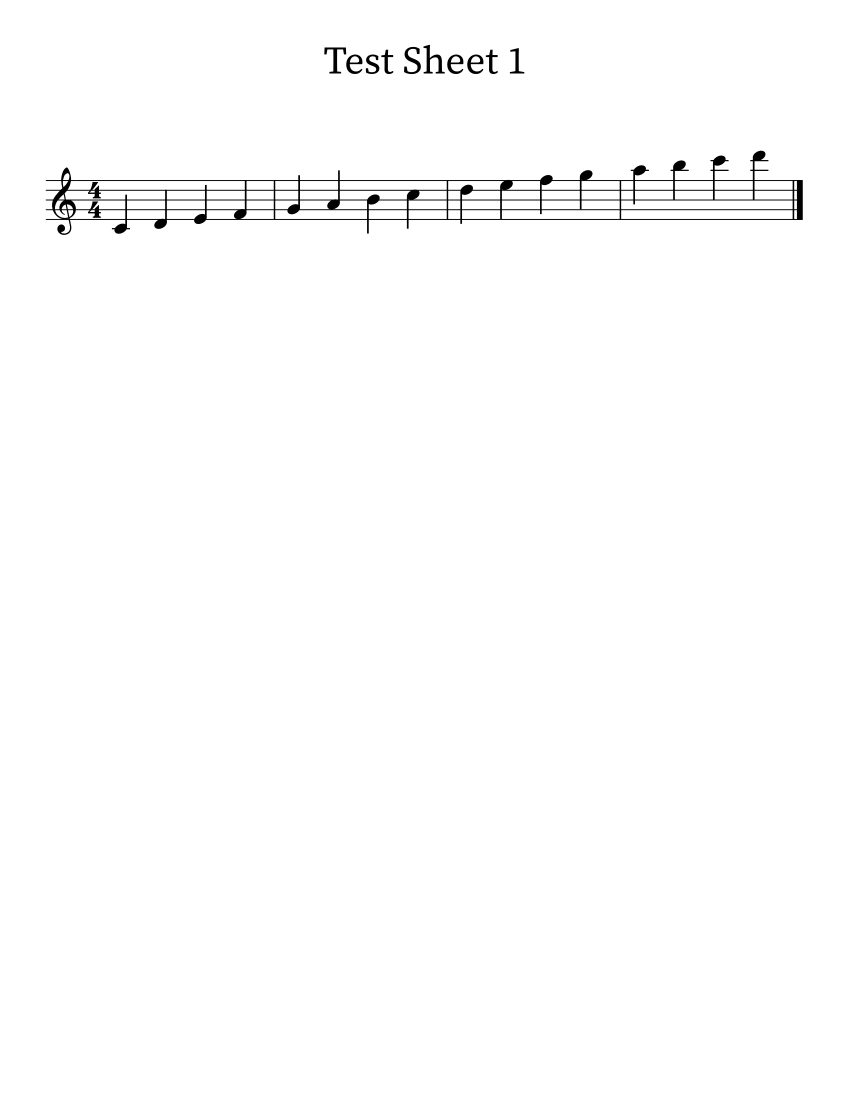
#> input picture images/Test Sheet 1.png, 1700 x 2200 px (shown at 1/2 size)
$ python -i note_recognition.py   (imports and definitions only)
#> lines starting #> are read from the running program, lines starting #| are printed output that depends on the picture
### src/accidental_and_rest_recognition.py


import cv2
import numpy as np

TEMPLATES = ["Sharp.png", "Flat.png", "Natural.png", "Quarter_Rest.png", "Eighth_Rest.png", "Sixteenth_Rest.png", "Full_0.png", "Full_1.png", "Full_2.png", "Treble_Clef.png", "Compass_Number.png"]
TEMPLATE_THRESHOLD = 0.75
ACCIDENTAL_MAPPING = {1: "#", 2: "b", 3:"-"}

FIGURES_POSITIONS = list()
for _ in range(9):
    FIGURES_POSITIONS.append(list())
#> further down, picture is the input picture: shape (2200, 1700); min 0, max 255, mean 252.7


# [87 lines left out: functions template_matching, element_recognition, detect_accidentals, not called in this run]

### src/image_preprocessing.py
import numpy as np
from queue import Queue
import cv2


# [38 lines left out: functions staff_line_filtering, morphological_processing, not called in this run]


def connected_component_labeling(binary_image):
    '''
    Aplica el algoritmo de relleno de semillas para etiquetar componentes conectados en una imagen binaria.

    Parámetros:
        binary_image (array): Una matriz que representa la imagen binaria.

    Salidas:
        num_labels (int): El número total de etiquetas utilizadas.
        labeled_image (array): La imagen con componentes conectados etiquetados.
    '''
    inverted_image = cv2.bitwise_not(binary_image)
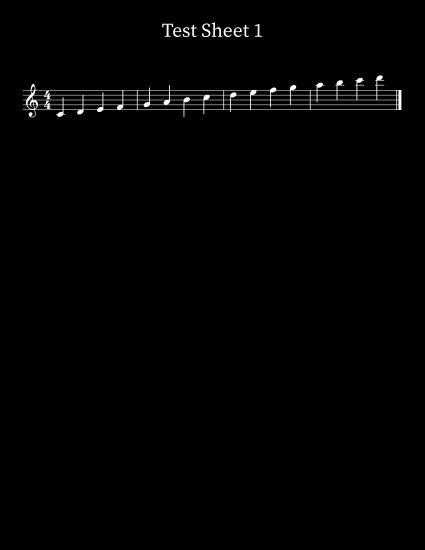
#> inverted_image: shape (2200, 1700) (shown at 1/4 size); min 0, max 255, mean 2.3
    return cv2.connectedComponentsWithStats(inverted_image)

### src/note_recognition.py
import cv2
import numpy as np
import matplotlib as plt
from accidental_and_rest_recognition import FIGURES_POSITIONS
from image_preprocessing import connected_component_labeling, morphological_processing
from stuff_region_segmentation import get_histogram_image
from math import floor


notes_mapping = {
    0: "C4",  # Do bajo
    1: "D4",  # Re bajo
    2: "E4",  # Mi bajo
    3: "F4",  # Fa bajo
    4: "G4",  # Sol bajo
    5: "A4",  # La bajo
    6: "B4",  # Si bajo
    7: "C5",  # Do alto
    8: "D5",  # Re alto
    9: "E5",  # Mi alto
    10: "F5",  # Fa alto
    11: "G5",  # Sol alto
    12: "A5",  # La alto
    13: "B5",  # Si alto
    14: "C6",  # Do muy alto
    15: "D6",  # Re muy alto
}


BEAT_MAPPING = {
    0: "1",  # Semicorchea
    1: "2",  # Corchea
    3: "4",  # Negra
    4: "8",  # Blanca
    5: "16", # Redonda
}


# [16 lines left out: function size_filtering, not called in this run]


def vertical_projection(binary_image):
    normalized_image = binary_image / 255
    vertical_sum = np.sum(normalized_image, axis=0)

    return vertical_sum


# [53 lines left out: functions divide_staff, divide_staff_v2, not called in this run]


def stem_filtering(staff_images):
    '''
    Recorre la lista de imágenes de pentagrama y realiza una segmentación por regiones donde genera una imagen sin los tallos de las notas.

    Parámetros:
        staff_images (array(imagen)): Un array con imágenes representando cada pentagrama.

    Salidas:
        stem_lines (imagen): Una imagen de los tallos de las notas.
    '''
    stem_lines = []

    kernel = np.ones(3, np.uint8)

    for staff_index in range(len(staff_images)):
        hist = vertical_projection(cv2.bitwise_not(staff_images[staff_index]))
        current_stem_lines = staff_images[staff_index].copy()  # Make a copy to avoid modifying the original image
        threshold = int(np.max(hist) * 0.6)
        for x in range(current_stem_lines.shape[1]):
            if hist[x] >= threshold:
                # Remove stem pixels in the current column
                current_stem_lines[:, x] = 255          # Crear un kernel para el cierre morfológico
        current_stem_lines = current_stem_lines.astype(np.uint8)
        eroded_image_1 = cv2.erode(current_stem_lines, kernel, iterations=2)
        dilated_image_1 = cv2.dilate(eroded_image_1, kernel, iterations=2)
        dilated_image_2= cv2.dilate(dilated_image_1, kernel, iterations=2)
        eroded_image_2 = cv2.erode(dilated_image_2, kernel, iterations=2)
        stem_lines.append(eroded_image_2)
    return stem_lines

def extract_bounding_boxes(binary_image):

    # Encontrar componentes conexas y sus estadísticas
    num_labels, _, stats, _ = connected_component_labeling(binary_image)
#> num_labels = 12; stats = [[0, 0, 1700, 2200, 3696928], [846, 89, 44, 58, 885], [808, 93, 34, 56, 846], [648, 94, 45, 53, 843], [1019, 96, 30, 51, 548], [762, 99, 26, 49, 478], [971, 99, 26, 49, 478], [692, 109, 33, 39, 656], [731, 109, 28, 39, 586], [894, 109, 33, 39, 656], [934, 109, 33, 39, 656], [91, 301, 1515, 169, 36440]]
    bounding_boxes = []

    for i in range(1, num_labels):

        # Calculate the bounding box coordinates of the connected component
        x, y, w, h = stats[i, cv2.CC_STAT_LEFT], stats[i, cv2.CC_STAT_TOP], stats[i, cv2.CC_STAT_WIDTH], stats[i, cv2.CC_STAT_HEIGHT]
        bounding_boxes.append((x, y, w, h))
#> this loop made 11 passes
#> (x, y, w, h) on passes 1 to 8: (846, 89, 44, 58), (808, 93, 34, 56), (648, 94, 45, 53), (1019, 96, 30, 51), (762, 99, 26, 49), (971, 99, 26, 49), (692, 109, 33, 39), (731, 109, 28, 39)
#> after the loop, bounding_boxes = [(846, 89, 44, 58), (808, 93, 34, 56), (648, 94, 45, 53), (1019, 96, 30, 51), (762, 99, 26, 49), (971, 99, 26, 49), (692, 109, 33, 39), (731, 109, 28, 39), (894, 109, 33, 39), (934, 109, 33, 39), (91, 301, 1515, 169)]
    return bounding_boxes

'''
def stem_filtering_on_bounding_boxes(image, bounding_boxes=None):
    if bounding_boxes is None:
        bounding_boxes = extract_bounding_boxes(image)
    combined_filtered_image = np.ones_like(image) * 255  # Crear una imagen en blanco del mismo tamaño que la original
    for bbox in bounding_boxes:
        # Extraer la región de interés (ROI) de la imagen original basada en la bounding box
        x, y, w, h = bbox
        roi = image[y:y+h, x:x+w]
        # Aplicar stem_filtering a la ROI
        filtered_roi = stem_filtering([roi])[0]  # La función stem_filtering devuelve una lista, por lo tanto, tomamos el primer elemento
        # Superponer la imagen filtrada en la imagen combinada
        combined_filtered_image[y:y+h, x:x+w] = filtered_roi
    return combined_filtered_image
'''


def stem_filtering_on_bounding_boxes(image, bounding_boxes=None):
    if bounding_boxes is None:
        bounding_boxes = extract_bounding_boxes(image)

    combined_filtered_image = np.ones_like(image) * 255  # Crear una imagen en blanco del mismo tamaño que la original
    for bbox in bounding_boxes:
        # Extraer la región de interés (ROI) de la imagen original basada en la bounding box
        x, y, w, h = bbox
        roi = image[y:y+h, x:x+w]
        # Aplicar stem_filtering a la ROI
        filtered_roi = stem_filtering([roi])[0]  # La función stem_filtering devuelve una lista, por lo tanto, tomamos el primer elemento
        # Superponer la imagen filtrada en la imagen combinada
        combined_filtered_image[y:y+h, x:x+w] = filtered_roi
#> this loop made 11 passes
#> pass 1, in stem_filtering_on_bounding_boxes, `roi = image[y:y+h, x:x+w]`:
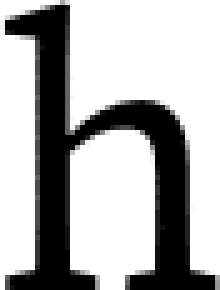
#> roi: shape (58, 44) (shown 5 times larger); min 0, max 255, mean 175.8
#> pass 1, in vertical_projection, `normalized_image = binary_image / 255`:
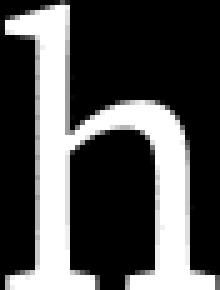
#> normalized_image: shape (58, 44) float64 (shown 5 times larger); min 0, max 1, mean 0.311
#> pass 1, in stem_filtering_on_bounding_boxes, `filtered_roi = stem_filtering([roi])[0]`:
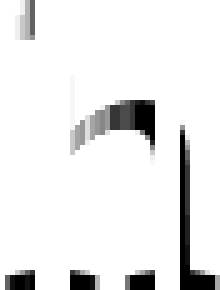
#> filtered_roi: shape (58, 44) (shown 5 times larger); min 0, max 255, mean 234.8
#> pass 2, in stem_filtering_on_bounding_boxes, `roi = image[y:y+h, x:x+w]`:
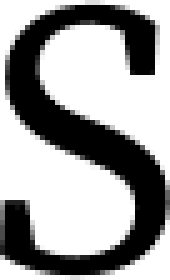
#> roi: shape (56, 34) (shown 5 times larger); min 0, max 255, mean 159.9
#> after the loop:
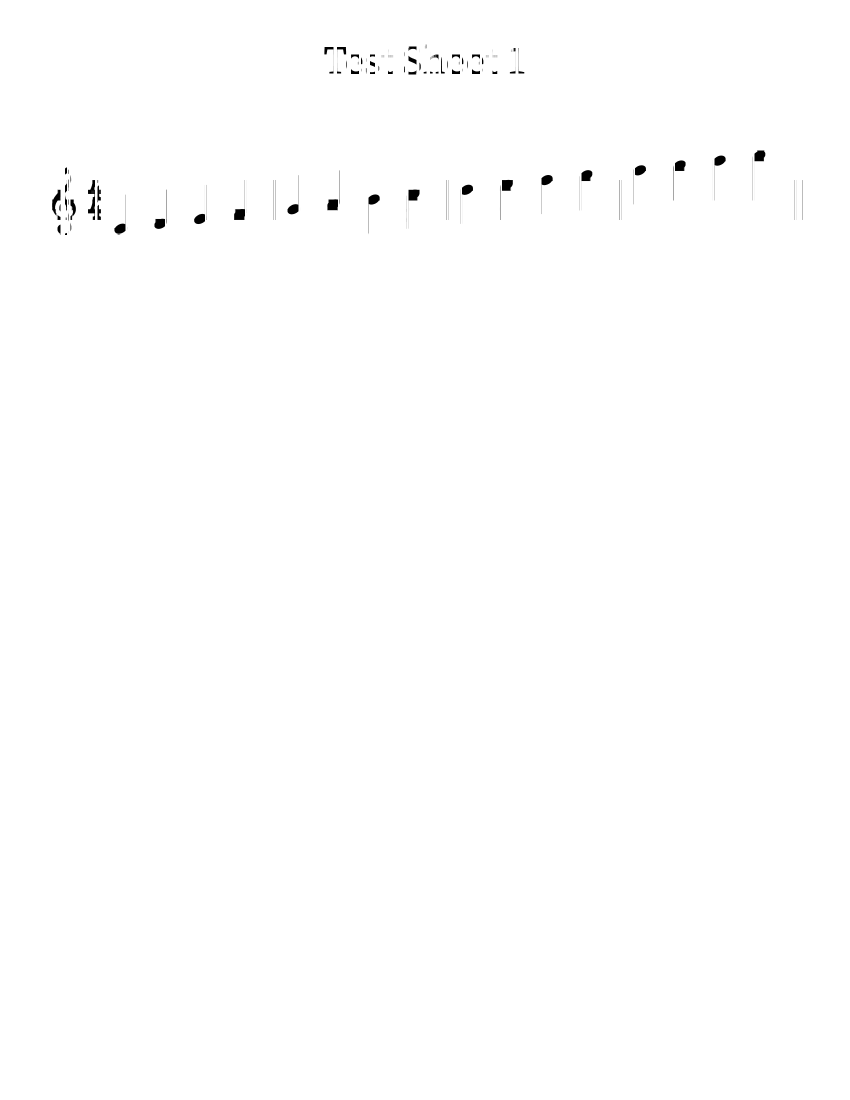
#> combined_filtered_image: shape (2200, 1700) (shown at 1/2 size); min 0, max 255, mean 254.3
    combined_filtered_image
    return combined_filtered_image

# Condición para filtrar bounding boxes basada en el ancho más del doble de la altura
# [74 lines left out: functions aspect_ratio_condition_horizontal, aspect_ratio_condition_vertical, remove_components_and_find_notes, stem_filtering_and_notes_positions, not called in this run]

# En el paper se llama size filtering
def head_filtering_v1(image, head_size, staffs_positions):
    pass


def head_filtering_v2(image, head_size, staffs_positions):
    pass


# [319 lines left out: functions shape_filtering, pitch_analysis_v1, pitch_analysis_v2, beat_analysis, get_bbox_no_noise, stem_filtering_without_morpholical_processing and 6 more, not called in this run]

>>> import cv2
>>> picture = cv2.imread('../images/Test Sheet 1.png', cv2.IMREAD_GRAYSCALE)
>>> result = stem_filtering_on_bounding_boxes(picture)

$ run again, on images/Test Sheet 10.png
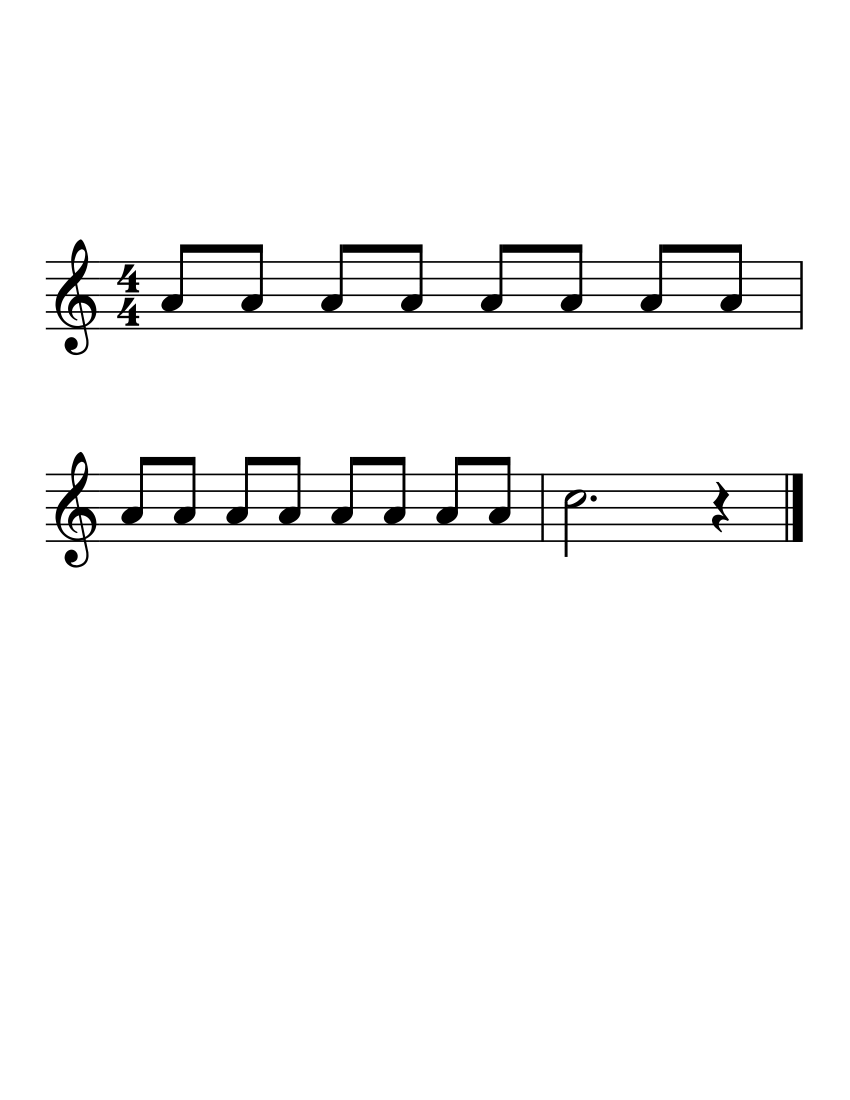
#> input picture images/Test Sheet 10.png, 1700 x 2200 px (shown at 1/2 size)
#> picture is the input picture: shape (2200, 1700); min 0, max 255, mean 247.4
#> num_labels = 4; stats = [[0, 0, 1700, 2200, 3610942], [91, 478, 1515, 233, 64856], [90, 903, 1516, 233, 64057], [1181, 990, 13, 14, 145]]
#> the loop in extract_bounding_boxes, `for i in range(1, num_labels):` made 3 passes
#> (x, y, w, h) on passes 1 to 3: (91, 478, 1515, 233), (90, 903, 1516, 233), (1181, 990, 13, 14)
#> after the loop in extract_bounding_boxes, `for i in range(1, num_labels):`: bounding_boxes = [(91, 478, 1515, 233), (90, 903, 1516, 233), (1181, 990, 13, 14)]
#> the loop in stem_filtering_on_bounding_boxes, `for bbox in bounding_boxes:` made 3 passes
#> pass 1, in stem_filtering_on_bounding_boxes, `filtered_roi = stem_filtering([roi])[0]`:
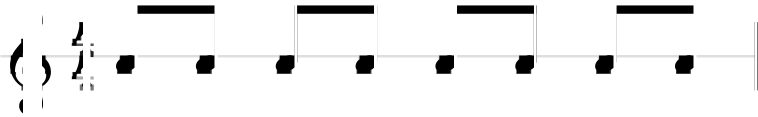
#> filtered_roi: shape (233, 1515) (shown at 1/2 size); min 0, max 255, mean 237.7
#> after the loop in stem_filtering_on_bounding_boxes, `for bbox in bounding_boxes:`:
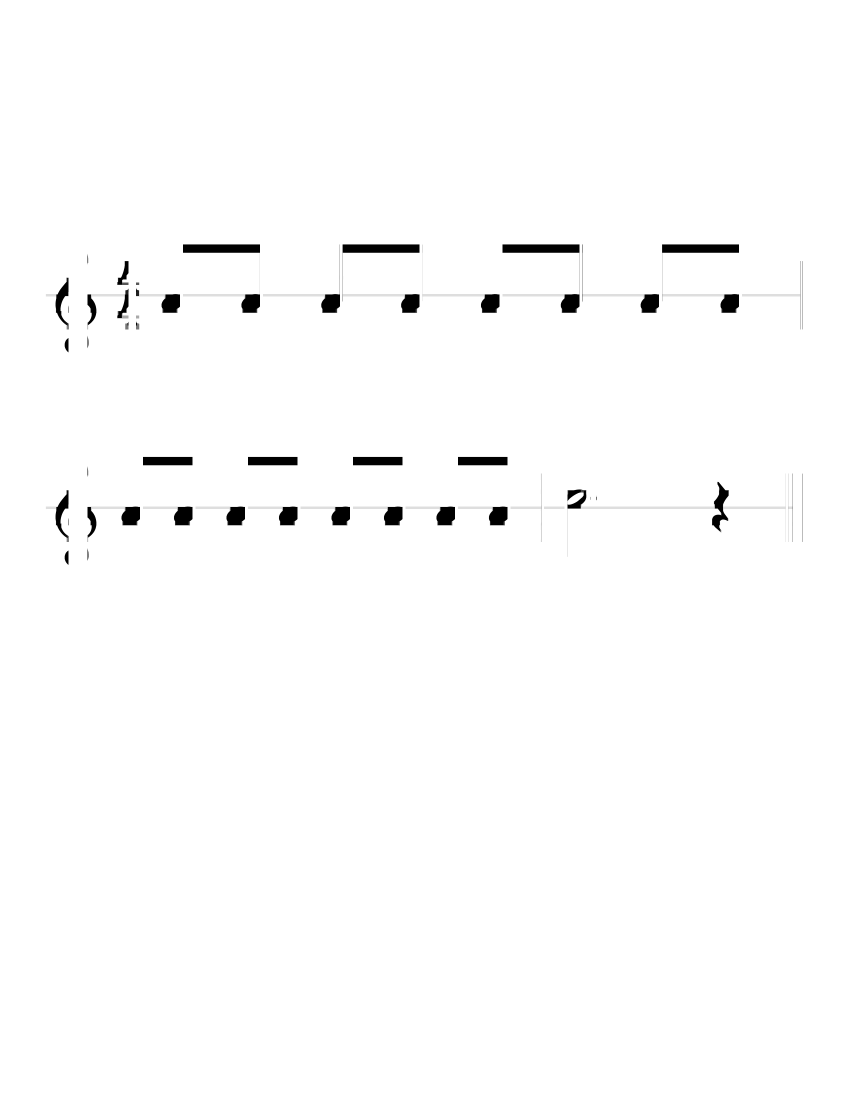
#> combined_filtered_image: shape (2200, 1700) (shown at 1/2 size); min 0, max 255, mean 251.9

$ run again, on images/Test Sheet 11.png
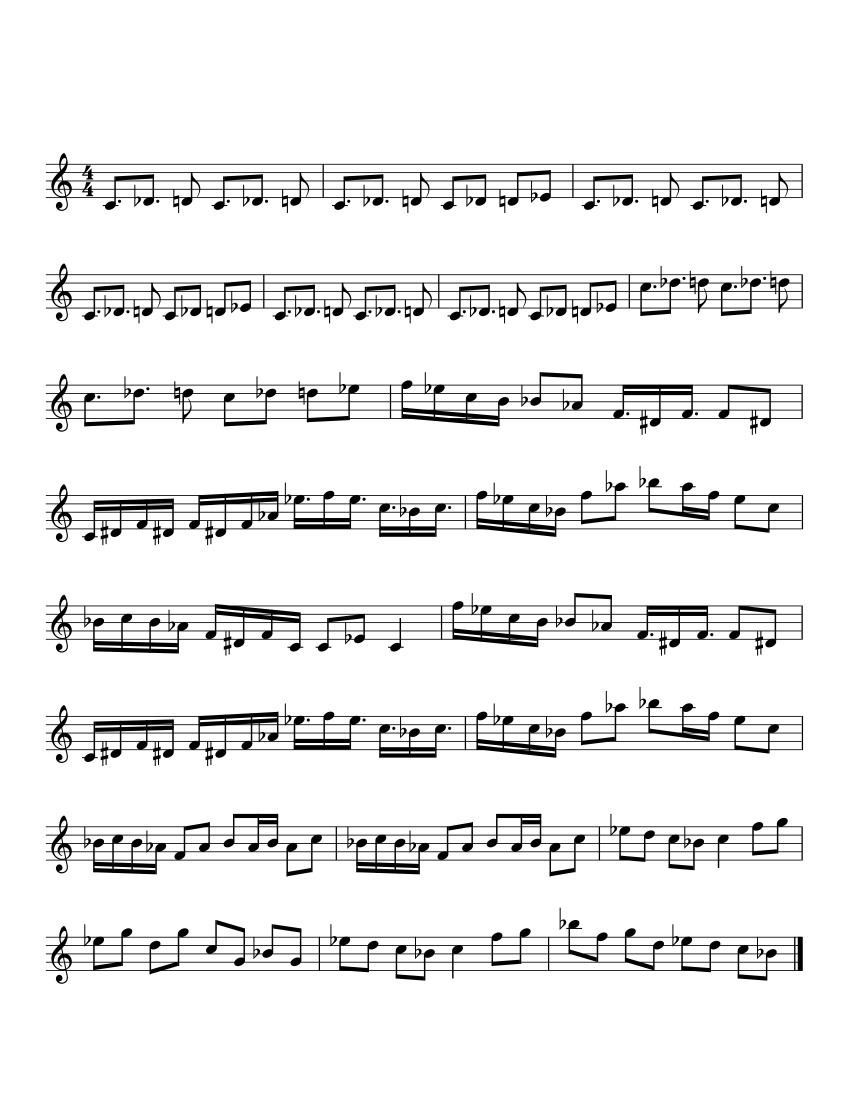
#> input picture images/Test Sheet 11.png, 1700 x 2200 px (shown at 1/2 size)
#> picture is the input picture: shape (2200, 1700); min 0, max 255, mean 236.4
#> num_labels = 48; stats = 48 rows, first 6: [0, 0, 1700, 2200, 3385104], [91, 306, 1515, 120, 40775], [235, 399, 8, 7, 43], [312, 399, 7, 7, 45], [453, 399, 7, 7, 44], [529, 399, 8, 7, 42]
#> the loop in extract_bounding_boxes, `for i in range(1, num_labels):` made 47 passes
#> (x, y, w, h) on passes 1 to 8: (91, 306, 1515, 120), (235, 399, 8, 7), (312, 399, 7, 7), (453, 399, 7, 7), (529, 399, 8, 7), (694, 399, 7, 7), (770, 399, 8, 7), (1193, 399, 8, 7)
#> after the loop in extract_bounding_boxes, `for i in range(1, num_labels):`: bounding_boxes = 47 items, first 6: (91, 306, 1515, 120), (235, 399, 8, 7), (312, 399, 7, 7), (453, 399, 7, 7), (529, 399, 8, 7), (694, 399, 7, 7)
#> the loop in stem_filtering_on_bounding_boxes, `for bbox in bounding_boxes:` made 47 passes
#> (x, y, w, h) on passes 2 to 7: (235, 399, 8, 7), (312, 399, 7, 7), (453, 399, 7, 7), (529, 399, 8, 7), (694, 399, 7, 7), (770, 399, 8, 7)
#> pass 1, in stem_filtering_on_bounding_boxes, `filtered_roi = stem_filtering([roi])[0]`:
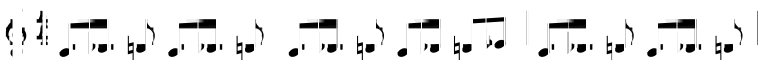
#> filtered_roi: shape (120, 1515) (shown at 1/2 size); min 0, max 255, mean 232.2
#> after the loop in stem_filtering_on_bounding_boxes, `for bbox in bounding_boxes:`:
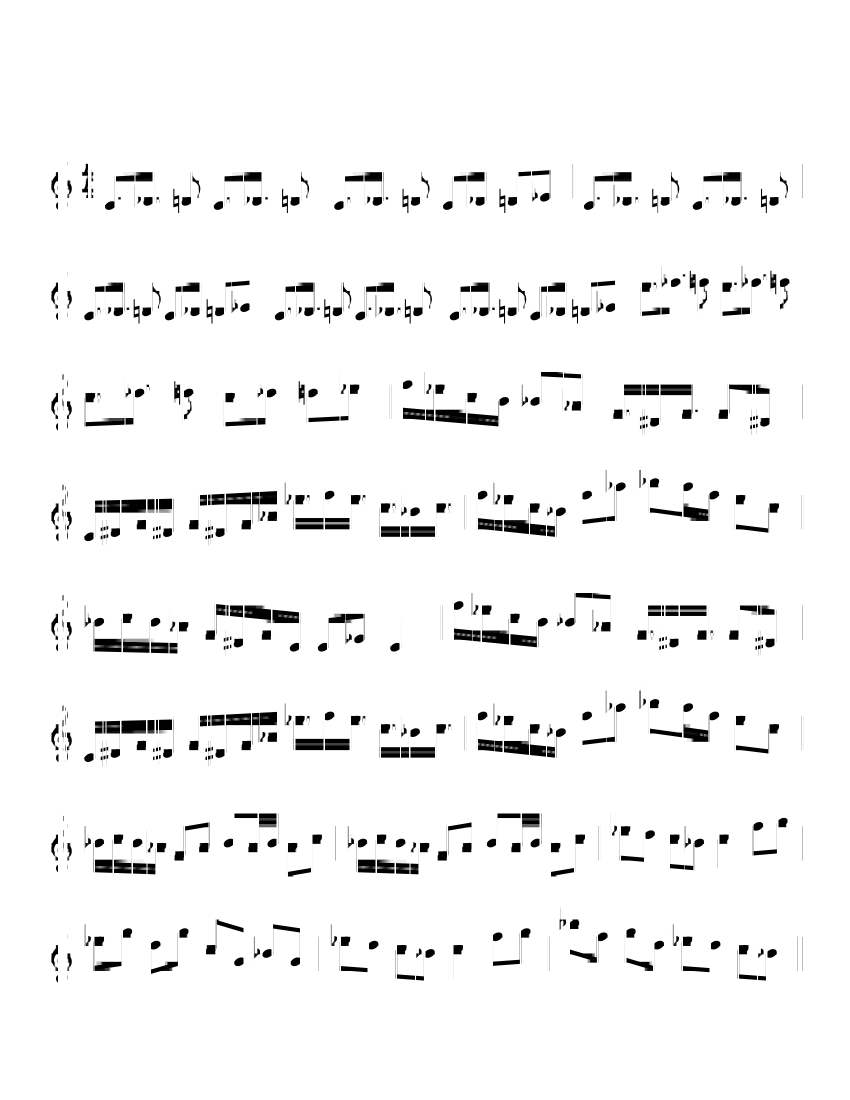
#> combined_filtered_image: shape (2200, 1700) (shown at 1/2 size); min 0, max 255, mean 243.8
